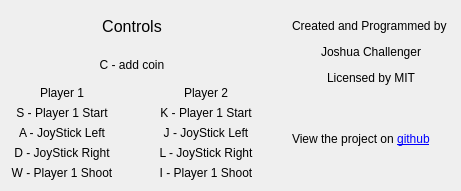
<?xml version="1.0" encoding="UTF-8"?>
<ui version="4.0">
 <class>InfoWindow</class>
 <widget class="QWidget" name="InfoWindow">
  <property name="geometry">
   <rect>
    <x>0</x>
    <y>0</y>
    <width>461</width>
    <height>191</height>
   </rect>
  </property>
  <property name="windowTitle">
   <string>Form</string>
  </property>
  <layout class="QHBoxLayout" name="horizontalLayout_2">
   <item>
    <layout class="QVBoxLayout" name="verticalLayout_4">
     <item>
      <layout class="QVBoxLayout" name="verticalLayout_3">
       <item>
        <widget class="QLabel" name="label">
         <property name="text">
          <string>&lt;html&gt;&lt;head/&gt;&lt;body&gt;&lt;p&gt;&lt;span style=&quot; font-size:12pt;&quot;&gt;Controls&lt;/span&gt;&lt;/p&gt;&lt;/body&gt;&lt;/html&gt;</string>
         </property>
         <property name="alignment">
          <set>Qt::AlignCenter</set>
         </property>
        </widget>
       </item>
       <item>
        <widget class="QLabel" name="label_2">
         <property name="text">
          <string>C - add coin</string>
         </property>
         <property name="alignment">
          <set>Qt::AlignCenter</set>
         </property>
        </widget>
       </item>
      </layout>
     </item>
     <item>
      <layout class="QHBoxLayout" name="horizontalLayout">
       <item>
        <layout class="QVBoxLayout" name="verticalLayout">
         <item>
          <widget class="QLabel" name="label_3">
           <property name="text">
            <string>Player 1</string>
           </property>
           <property name="alignment">
            <set>Qt::AlignCenter</set>
           </property>
          </widget>
         </item>
         <item>
          <widget class="QLabel" name="label_5">
           <property name="text">
            <string>S - Player 1 Start</string>
           </property>
           <property name="alignment">
            <set>Qt::AlignCenter</set>
           </property>
          </widget>
         </item>
         <item>
          <widget class="QLabel" name="label_6">
           <property name="text">
            <string>A - JoyStick Left</string>
           </property>
           <property name="alignment">
            <set>Qt::AlignCenter</set>
           </property>
          </widget>
         </item>
         <item>
          <widget class="QLabel" name="label_7">
           <property name="text">
            <string>D - JoyStick Right</string>
           </property>
           <property name="alignment">
            <set>Qt::AlignCenter</set>
           </property>
          </widget>
         </item>
         <item>
          <widget class="QLabel" name="label_8">
           <property name="text">
            <string>W - Player 1 Shoot</string>
           </property>
           <property name="alignment">
            <set>Qt::AlignCenter</set>
           </property>
          </widget>
         </item>
        </layout>
       </item>
       <item>
        <spacer name="horizontalSpacer">
         <property name="orientation">
          <enum>Qt::Horizontal</enum>
         </property>
         <property name="sizeHint" stdset="0">
          <size>
           <width>40</width>
           <height>20</height>
          </size>
         </property>
        </spacer>
       </item>
       <item>
        <layout class="QVBoxLayout" name="verticalLayout_2">
         <item>
          <widget class="QLabel" name="label_9">
           <property name="text">
            <string>Player 2</string>
           </property>
           <property name="alignment">
            <set>Qt::AlignCenter</set>
           </property>
          </widget>
         </item>
         <item>
          <widget class="QLabel" name="label_10">
           <property name="text">
            <string>K - Player 1 Start</string>
           </property>
           <property name="alignment">
            <set>Qt::AlignCenter</set>
           </property>
          </widget>
         </item>
         <item>
          <widget class="QLabel" name="label_11">
           <property name="text">
            <string>J - JoyStick Left</string>
           </property>
           <property name="alignment">
            <set>Qt::AlignCenter</set>
           </property>
          </widget>
         </item>
         <item>
          <widget class="QLabel" name="label_12">
           <property name="text">
            <string>L - JoyStick Right</string>
           </property>
           <property name="alignment">
            <set>Qt::AlignCenter</set>
           </property>
          </widget>
         </item>
         <item>
          <widget class="QLabel" name="label_13">
           <property name="text">
            <string>I - Player 1 Shoot</string>
           </property>
           <property name="alignment">
            <set>Qt::AlignCenter</set>
           </property>
          </widget>
         </item>
        </layout>
       </item>
      </layout>
     </item>
    </layout>
   </item>
   <item>
    <spacer name="horizontalSpacer_2">
     <property name="orientation">
      <enum>Qt::Horizontal</enum>
     </property>
     <property name="sizeHint" stdset="0">
      <size>
       <width>20</width>
       <height>20</height>
      </size>
     </property>
    </spacer>
   </item>
   <item>
    <layout class="QVBoxLayout" name="verticalLayout_5">
     <item>
      <widget class="QLabel" name="label_4">
       <property name="text">
        <string>&lt;html&gt;&lt;head/&gt;&lt;body&gt;&lt;p align=&quot;center&quot;&gt;Created and Programmed by &lt;/p&gt;&lt;p align=&quot;center&quot;&gt;Joshua Challenger&lt;/p&gt;&lt;p align=&quot;center&quot;&gt;Licensed by MIT&lt;/p&gt;&lt;/body&gt;&lt;/html&gt;</string>
       </property>
      </widget>
     </item>
     <item>
      <widget class="QLabel" name="label_14">
       <property name="text">
        <string>View the project on &lt;a href=&quot;https://github.com/Grandduchy/8080&quot;&gt;github&lt;/a&gt;</string>
       </property>
      </widget>
     </item>
    </layout>
   </item>
  </layout>
 </widget>
 <resources/>
 <connections/>
</ui>
